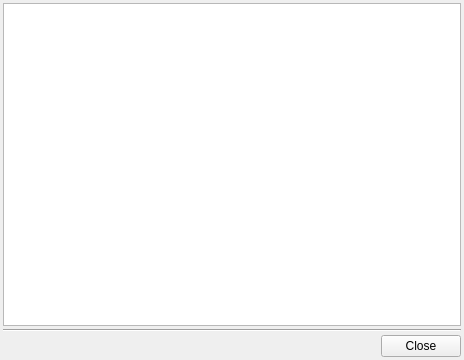
<?xml version="1.0" encoding="UTF-8"?>
<ui version="4.0">
 <class>HelpWindow</class>
 <widget class="QWidget" name="HelpWindow">
  <property name="geometry">
   <rect>
    <x>0</x>
    <y>0</y>
    <width>464</width>
    <height>360</height>
   </rect>
  </property>
  <property name="windowTitle">
   <string>Form</string>
  </property>
  <layout class="QVBoxLayout" name="verticalLayout">
   <property name="spacing">
    <number>3</number>
   </property>
   <property name="margin">
    <number>3</number>
   </property>
   <item>
    <widget class="QTextBrowser" name="txtHelp">
     <property name="openExternalLinks">
      <bool>true</bool>
     </property>
    </widget>
   </item>
   <item>
    <widget class="Line" name="line">
     <property name="orientation">
      <enum>Qt::Horizontal</enum>
     </property>
    </widget>
   </item>
   <item>
    <layout class="QHBoxLayout" name="horizontalLayout">
     <item>
      <spacer name="horizontalSpacer">
       <property name="orientation">
        <enum>Qt::Horizontal</enum>
       </property>
       <property name="sizeHint" stdset="0">
        <size>
         <width>40</width>
         <height>20</height>
        </size>
       </property>
      </spacer>
     </item>
     <item>
      <widget class="QPushButton" name="btnClose">
       <property name="text">
        <string>Close</string>
       </property>
      </widget>
     </item>
    </layout>
   </item>
  </layout>
 </widget>
 <layoutdefault spacing="6" margin="11"/>
 <resources/>
 <connections>
  <connection>
   <sender>btnClose</sender>
   <signal>clicked()</signal>
   <receiver>HelpWindow</receiver>
   <slot>close()</slot>
   <hints>
    <hint type="sourcelabel">
     <x>432</x>
     <y>335</y>
    </hint>
    <hint type="destinationlabel">
     <x>236</x>
     <y>175</y>
    </hint>
   </hints>
  </connection>
 </connections>
</ui>
